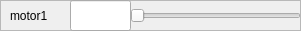
         <widget class="QFrame" name="frame_9">
          <property name="geometry">
           <rect>
            <x>0</x>
            <y>270</y>
            <width>301</width>
            <height>31</height>
           </rect>
          </property>
          <property name="frameShape">
           <enum>QFrame::StyledPanel</enum>
          </property>
          <property name="frameShadow">
           <enum>QFrame::Raised</enum>
          </property>
          <widget class="QSlider" name="motor1">
           <property name="geometry">
            <rect>
             <x>130</x>
             <y>0</y>
             <width>171</width>
             <height>31</height>
            </rect>
           </property>
           <property name="minimum">
            <number>-50</number>
           </property>
           <property name="maximum">
            <number>50</number>
           </property>
           <property name="value">
            <number>-50</number>
           </property>
           <property name="orientation">
            <enum>Qt::Horizontal</enum>
           </property>
          </widget>
          <widget class="QLabel" name="label_8">
           <property name="geometry">
            <rect>
             <x>10</x>
             <y>0</y>
             <width>91</width>
             <height>31</height>
            </rect>
           </property>
           <property name="text">
            <string>motor1</string>
           </property>
          </widget>
          <widget class="QLineEdit" name="setPoint_motor1">
           <property name="geometry">
            <rect>
             <x>70</x>
             <y>0</y>
             <width>61</width>
             <height>31</height>
            </rect>
           </property>
           <property name="readOnly">
            <bool>true</bool>
           </property>
          </widget>
         </widget>
